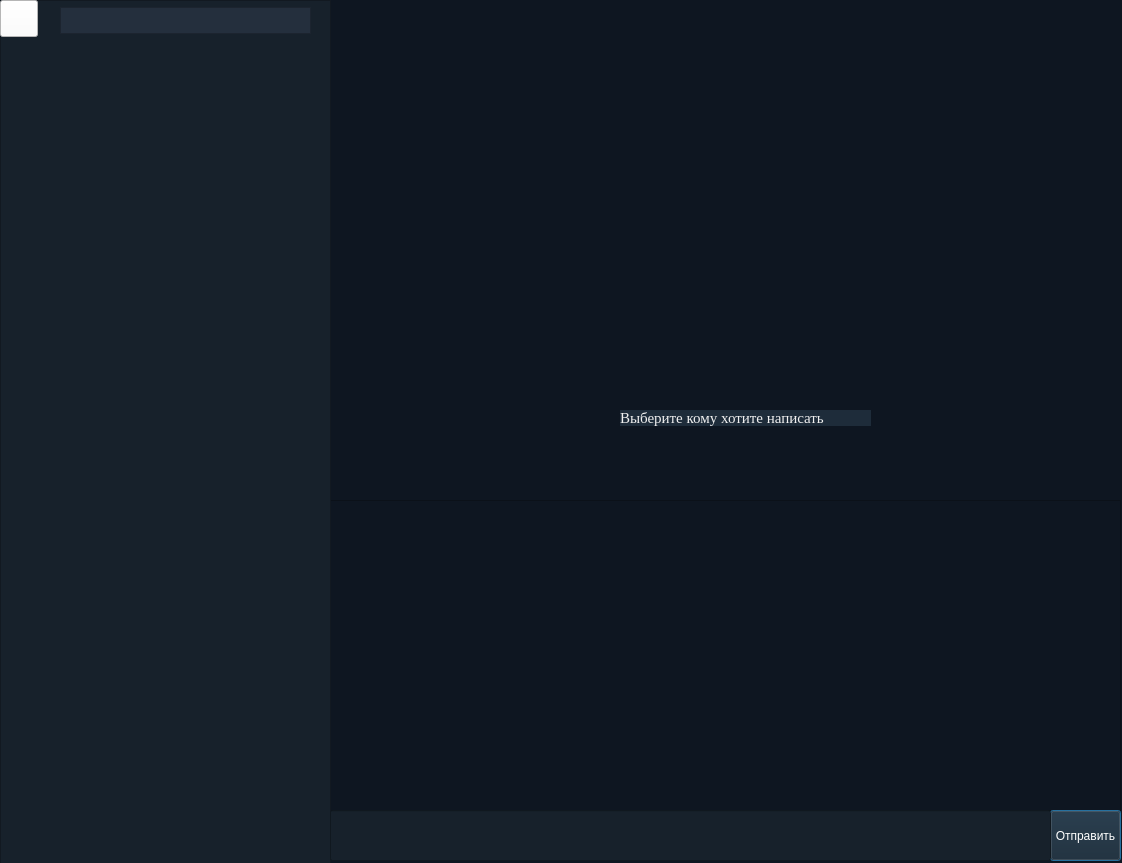
<?xml version="1.0" encoding="UTF-8"?>
<ui version="4.0">
 <class>Dialog</class>
 <widget class="QDialog" name="Dialog">
  <property name="windowModality">
   <enum>Qt::NonModal</enum>
  </property>
  <property name="geometry">
   <rect>
    <x>0</x>
    <y>0</y>
    <width>1122</width>
    <height>863</height>
   </rect>
  </property>
  <property name="windowTitle">
   <string>Dialog</string>
  </property>
  <property name="styleSheet">
   <string notr="true">background-color: rgb(14, 22, 33);
</string>
  </property>
  <widget class="QPushButton" name="pushButton">
   <property name="geometry">
    <rect>
     <x>1050</x>
     <y>810</y>
     <width>71</width>
     <height>51</height>
    </rect>
   </property>
   <property name="styleSheet">
    <string notr="true">color: rgb(255, 255, 255);
background-color: rgb(23, 33, 43);</string>
   </property>
   <property name="text">
    <string>Отправить</string>
   </property>
  </widget>
  <widget class="QPlainTextEdit" name="plainTextEdit">
   <property name="enabled">
    <bool>true</bool>
   </property>
   <property name="geometry">
    <rect>
     <x>330</x>
     <y>500</y>
     <width>791</width>
     <height>311</height>
    </rect>
   </property>
   <property name="font">
    <font>
     <family>Times New Roman</family>
     <pointsize>12</pointsize>
    </font>
   </property>
   <property name="mouseTracking">
    <bool>false</bool>
   </property>
   <property name="styleSheet">
    <string notr="true">color: rgb(255, 255, 255);
background-color: rgb(14, 22, 33);</string>
   </property>
   <property name="inputMethodHints">
    <set>Qt::ImhNone</set>
   </property>
   <property name="readOnly">
    <bool>true</bool>
   </property>
   <property name="overwriteMode">
    <bool>false</bool>
   </property>
  </widget>
  <widget class="QLineEdit" name="lineEdit">
   <property name="geometry">
    <rect>
     <x>330</x>
     <y>810</y>
     <width>721</width>
     <height>51</height>
    </rect>
   </property>
   <property name="font">
    <font>
     <family>Times New Roman</family>
     <pointsize>12</pointsize>
    </font>
   </property>
   <property name="styleSheet">
    <string notr="true">background-color: rgb(23, 33, 43);
color: rgb(255, 255, 255);</string>
   </property>
   <property name="echoMode">
    <enum>QLineEdit::Normal</enum>
   </property>
   <property name="alignment">
    <set>Qt::AlignLeading|Qt::AlignLeft|Qt::AlignTop</set>
   </property>
  </widget>
  <widget class="QPushButton" name="pushButton_2">
   <property name="geometry">
    <rect>
     <x>0</x>
     <y>0</y>
     <width>38</width>
     <height>37</height>
    </rect>
   </property>
   <property name="layoutDirection">
    <enum>Qt::LeftToRight</enum>
   </property>
   <property name="styleSheet">
    <string notr="true">background-image: url(:/newPrefix/photos/menu.png);
border-color: rgb(23, 33, 43);
background-color: rgb(255, 255, 255);

</string>
   </property>
   <property name="text">
    <string/>
   </property>
  </widget>
  <widget class="QListView" name="listView_2">
   <property name="geometry">
    <rect>
     <x>-262</x>
     <y>0</y>
     <width>261</width>
     <height>171</height>
    </rect>
   </property>
   <property name="styleSheet">
    <string notr="true">background-color: rgb(39, 104, 153);
border-color: rgb(39, 104, 153);</string>
   </property>
   <property name="selectionRectVisible">
    <bool>false</bool>
   </property>
  </widget>
  <widget class="QLabel" name="label">
   <property name="geometry">
    <rect>
     <x>-262</x>
     <y>90</y>
     <width>261</width>
     <height>31</height>
    </rect>
   </property>
   <property name="font">
    <font>
     <family>Times New Roman</family>
     <pointsize>16</pointsize>
     <weight>50</weight>
     <bold>false</bold>
    </font>
   </property>
   <property name="layoutDirection">
    <enum>Qt::LeftToRight</enum>
   </property>
   <property name="styleSheet">
    <string notr="true">color: rgb(255, 255, 255);
background-color: rgb(39, 104, 153);</string>
   </property>
   <property name="text">
    <string/>
   </property>
   <property name="alignment">
    <set>Qt::AlignCenter</set>
   </property>
  </widget>
  <widget class="QLabel" name="label_2">
   <property name="geometry">
    <rect>
     <x>-200</x>
     <y>10</y>
     <width>61</width>
     <height>61</height>
    </rect>
   </property>
   <property name="styleSheet">
    <string notr="true">background-image: url(:/newPrefix/photos/users.png);
background-color: rgb(39, 104, 153);</string>
   </property>
   <property name="text">
    <string/>
   </property>
  </widget>
  <widget class="QPushButton" name="pushButton_3">
   <property name="geometry">
    <rect>
     <x>-1000</x>
     <y>0</y>
     <width>861</width>
     <height>861</height>
    </rect>
   </property>
   <property name="styleSheet">
    <string notr="true">background-image: url(:/newPrefix/photos/prozrach.png);</string>
   </property>
   <property name="text">
    <string/>
   </property>
  </widget>
  <widget class="QListView" name="listView">
   <property name="geometry">
    <rect>
     <x>-262</x>
     <y>170</y>
     <width>261</width>
     <height>701</height>
    </rect>
   </property>
   <property name="styleSheet">
    <string notr="true">background-color: rgb(23, 33, 43);
border-color: rgb(23, 33, 43);</string>
   </property>
  </widget>
  <widget class="QListView" name="listView_3">
   <property name="geometry">
    <rect>
     <x>0</x>
     <y>0</y>
     <width>331</width>
     <height>871</height>
    </rect>
   </property>
   <property name="styleSheet">
    <string notr="true">background-color: rgb(23, 33, 43);
</string>
   </property>
  </widget>
  <widget class="QLabel" name="label_3">
   <property name="geometry">
    <rect>
     <x>10</x>
     <y>760</y>
     <width>261</width>
     <height>31</height>
    </rect>
   </property>
   <property name="font">
    <font>
     <family>Times New Roman</family>
     <pointsize>12</pointsize>
    </font>
   </property>
   <property name="styleSheet">
    <string notr="true">color: rgb(255, 255, 255);
background-color: rgb(23, 33, 43);</string>
   </property>
   <property name="text">
    <string/>
   </property>
   <property name="alignment">
    <set>Qt::AlignCenter</set>
   </property>
  </widget>
  <widget class="QLabel" name="label_4">
   <property name="geometry">
    <rect>
     <x>-250</x>
     <y>200</y>
     <width>35</width>
     <height>35</height>
    </rect>
   </property>
   <property name="styleSheet">
    <string notr="true">background-color: rgb(23, 33, 43);
background-image: url(:/newPrefix/photos/settings.png);</string>
   </property>
   <property name="text">
    <string/>
   </property>
  </widget>
  <widget class="QLabel" name="label_5">
   <property name="geometry">
    <rect>
     <x>-250</x>
     <y>200</y>
     <width>171</width>
     <height>35</height>
    </rect>
   </property>
   <property name="font">
    <font>
     <family>Times New Roman</family>
     <pointsize>12</pointsize>
    </font>
   </property>
   <property name="styleSheet">
    <string notr="true">color: rgb(255, 255, 255);
background-color: rgb(23, 33, 43);</string>
   </property>
   <property name="text">
    <string>Настройки</string>
   </property>
  </widget>
  <widget class="QTextEdit" name="textEdit">
   <property name="enabled">
    <bool>true</bool>
   </property>
   <property name="geometry">
    <rect>
     <x>60</x>
     <y>7</y>
     <width>251</width>
     <height>27</height>
    </rect>
   </property>
   <property name="font">
    <font>
     <stylestrategy>PreferAntialias</stylestrategy>
    </font>
   </property>
   <property name="styleSheet">
    <string notr="true">border-color: rgb(36, 47, 61);
color: rgb(255, 255, 255);
background-color: rgb(36, 47, 61);
</string>
   </property>
  </widget>
  <widget class="QLabel" name="label_6">
   <property name="geometry">
    <rect>
     <x>620</x>
     <y>410</y>
     <width>251</width>
     <height>16</height>
    </rect>
   </property>
   <property name="font">
    <font>
     <family>Times New Roman</family>
     <pointsize>11</pointsize>
    </font>
   </property>
   <property name="styleSheet">
    <string notr="true">border-color: rgb(30, 44, 58);
color: rgb(240, 240, 240);
background-color: rgb(30, 44, 58);</string>
   </property>
   <property name="text">
    <string>Выберите кому хотите написать</string>
   </property>
  </widget>
  <widget class="QLabel" name="label_7">
   <property name="geometry">
    <rect>
     <x>10</x>
     <y>810</y>
     <width>259</width>
     <height>31</height>
    </rect>
   </property>
   <property name="font">
    <font>
     <family>Times New Roman</family>
     <pointsize>12</pointsize>
    </font>
   </property>
   <property name="styleSheet">
    <string notr="true">color: rgb(255, 255, 255);
background-color: rgb(23, 33, 43);</string>
   </property>
   <property name="text">
    <string/>
   </property>
   <property name="alignment">
    <set>Qt::AlignCenter</set>
   </property>
  </widget>
  <zorder>label_6</zorder>
  <zorder>listView</zorder>
  <zorder>plainTextEdit</zorder>
  <zorder>listView_3</zorder>
  <zorder>pushButton</zorder>
  <zorder>lineEdit</zorder>
  <zorder>pushButton_2</zorder>
  <zorder>label_3</zorder>
  <zorder>label_4</zorder>
  <zorder>label_5</zorder>
  <zorder>textEdit</zorder>
  <zorder>listView_2</zorder>
  <zorder>label_2</zorder>
  <zorder>label</zorder>
  <zorder>label_7</zorder>
  <zorder>pushButton_3</zorder>
 </widget>
 <resources>
  <include location="main_form.qrc"/>
 </resources>
 <connections/>
</ui>
